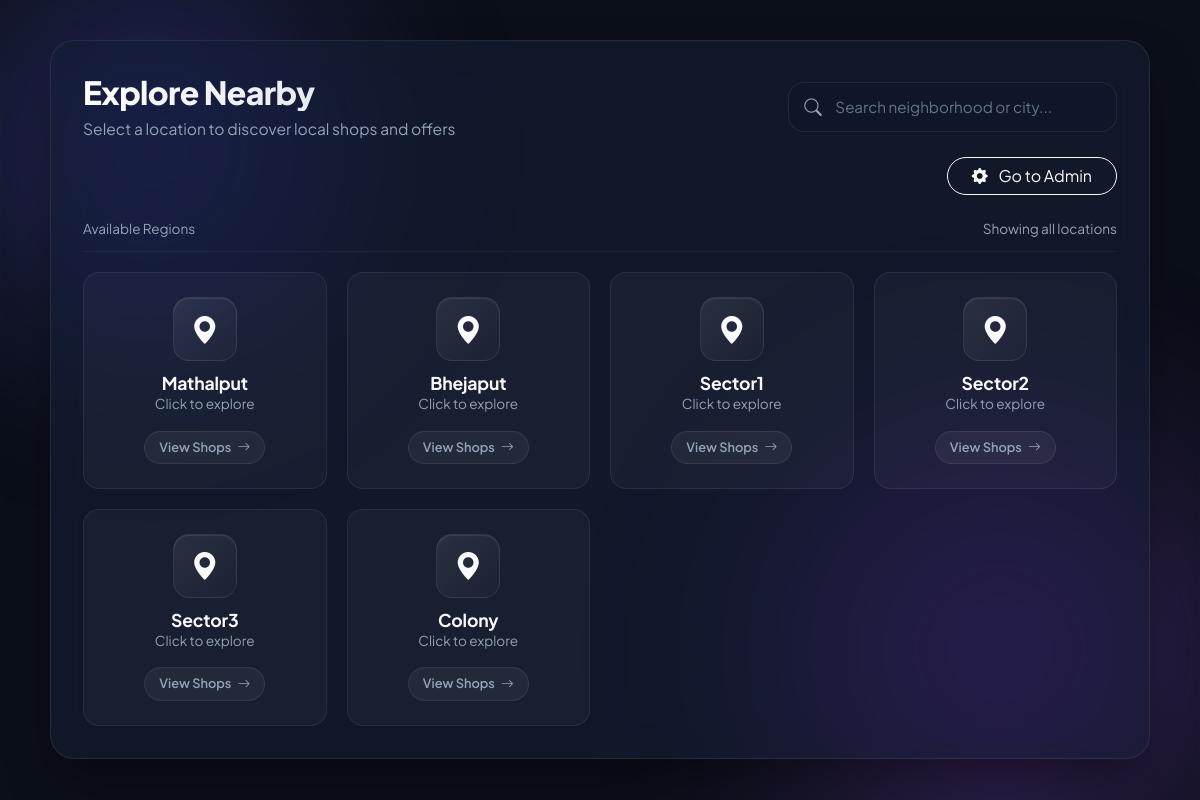
Before: / with the older database file.
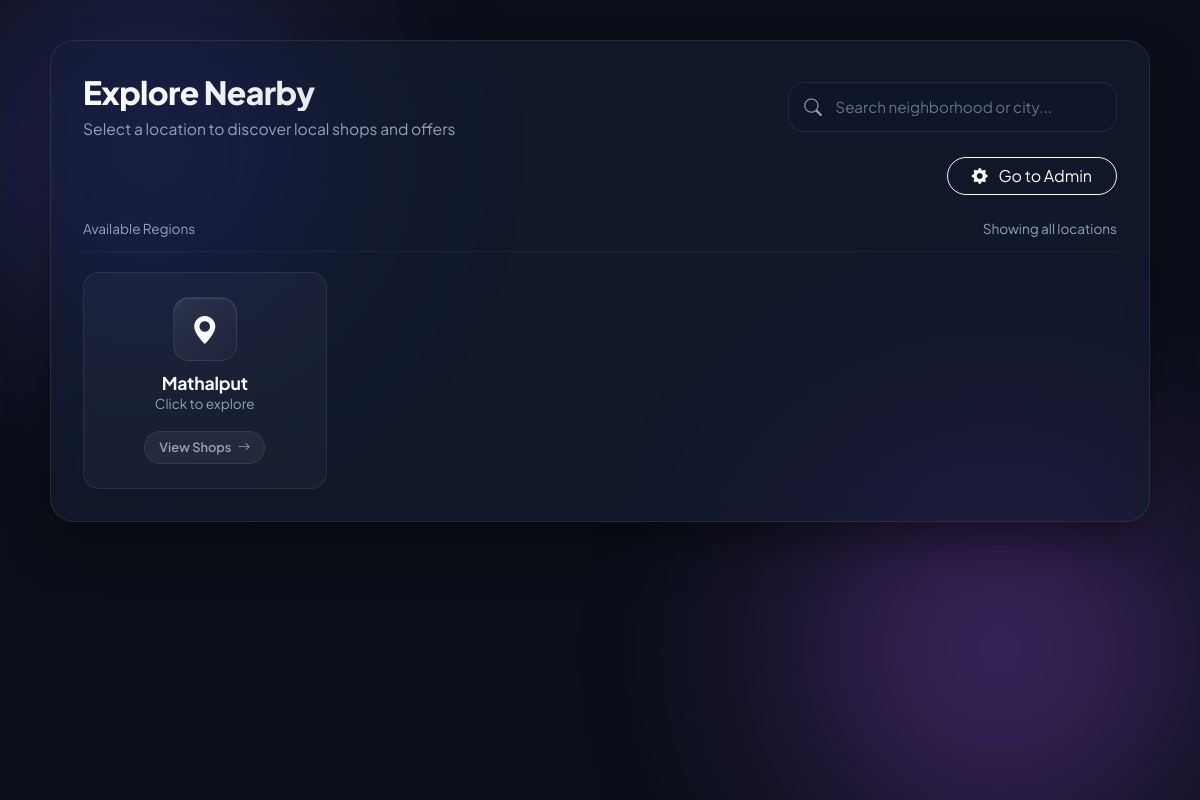
After: the same page with the newer database file.
### tables this page shows
CREATE TABLE locations (
                    id INTEGER PRIMARY KEY AUTOINCREMENT,
                    name TEXT NOT NULL);

### app.py (the view)
@app.route("/")
def index():
    conn = get_db_connection()
    c = conn.cursor()
    c.execute("SELECT * FROM locations")
    locations = c.fetchall()
    conn.close()
    return render_template(
        "locations.html",
        locations=locations
    )

### app.py (called while the page is built)
def get_db_connection():
    conn = sqlite3.connect(DB_NAME)
    conn.execute("PRAGMA foreign_keys = ON")
    return conn

### templates/locations.html (shortened to what this page needs)
<!DOCTYPE html>
<html lang="en">
<head>
  <link href="https://cdn.jsdelivr.net/npm/bootstrap@5.3.0/dist/css/bootstrap.min.css" rel="stylesheet">
  <link href="https://cdn.jsdelivr.net/npm/bootstrap-icons@1.11.1/font/bootstrap-icons.css" rel="stylesheet">
</head>
<body>
  <div class="ambient-background" aria-hidden="true">
    <div class="glow-blob glow-blob-1"></div>
    <div class="glow-blob glow-blob-2"></div>
  </div>
  <main class="container">
    <div class="glass-panel" role="region" aria-label="Select location panel">
      <div class="row gy-3 align-items-center justify-content-between">
        <div class="col-12 col-md-6 header-content">
          <h1>Explore Nearby</h1>
          <p>Select a location to discover local shops and offers</p>
        </div>
        <div class="col-12 col-md-5 col-lg-4">
          <div class="search-box">
            <input id="locationSearch" type="search" autocomplete="off" placeholder="Search neighborhood or city..." aria-label="Search locations" />
            <i class="bi bi-search search-icon"></i>
          </div>
        </div>
      </div>
      <div class="d-flex justify-content-end mt-3">
        <a href="/admin" class="btn btn-outline-light rounded-pill px-4">
          <i class="bi bi-gear-fill me-2"></i> Go to Admin
        </a>
      </div>
      <div class="status-bar">
        <span>Available Regions</span>
        <span id="resultsCount">Showing all locations</span>
      </div>
      <div id="locationsGrid" class="locations-grid" aria-live="polite">
        {% for loc in locations %}
        <a href="{{ url_for('location', loc_id=loc[0]) }}"
           class="location-card animate-fade-in"
           data-name="{{ loc[1]|lower }}"
           data-id="{{ loc[0] }}"
           data-title="{{ loc[1]|e }}"
           role="button"
           aria-label="Explore shops in {{ loc[1] }}"
           tabindex="0">
          <div class="icon-wrapper" aria-hidden="true">
            <i class="bi bi-geo-alt-fill text-indigo"></i>
          </div>
          <div>
            <h3 class="location-title">{{ loc[1] }}</h3>
            <p class="location-sub">Click to explore</p>
          </div>
          <div class="action-badge">
            View Shops <i class="bi bi-arrow-right"></i>
          </div>
        </a>
        {% endfor %}
      </div>
    </div>
  </main>
</body>
</html>

### templates/locations.html (style rules this page uses)
:root { --bg-base: #0b0f19; --bg-surface: rgba(22, 30, 46, 0.65); --card-bg: rgba(255, 255, 255, 0.03); --card-bg-hover: rgba(255, 255, 255, 0.07); --card-border: rgba(255, 255, 255, 0.08); --card-border-hover: rgba(99, 102, 241, 0.4); --accent-primary: #6366f1; --accent-glow: rgba(99, 102, 241, 0.25); --text-strong: #f8fafc; --text-muted: #94a3b8; --radius-lg: 24px; --radius-md: 16px; --transition-smooth: all 0.3s cubic-bezier(0.16, 1, 0.3, 1); }
* { box-sizing: border-box; }
html, body { min-height: 100vh; margin: 0; font-family: 'Plus Jakarta Sans', system-ui, -apple-system, sans-serif; background-color: var(--bg-base); color: var(--text-strong); -webkit-font-smoothing: antialiased; overflow-x: hidden; }
.ambient-background { position: fixed; inset: 0; pointer-events: none; z-index: 0; overflow: hidden; }
.glow-blob { position: absolute; border-radius: 50%; filter: blur(100px); opacity: 0.45; animation: pulseGlow 12s infinite alternate ease-in-out; }
.glow-blob-1 { width: 500px; height: 500px; top: -100px; left: -100px; background: radial-gradient(circle, #6366f1 0%, transparent 70%); }
.glow-blob-2 { width: 600px; height: 600px; bottom: -150px; right: -100px; background: radial-gradient(circle, #a855f7 0%, transparent 70%); animation-delay: -6s; }
main.container { position: relative; z-index: 1; padding: 40px 20px; max-width: 1140px; }
.glass-panel { background: var(--bg-surface); border-radius: var(--radius-lg); padding: 32px; border: 1px solid var(--card-border); backdrop-filter: blur(20px) saturate(180%); -webkit-backdrop-filter: blur(20px) saturate(180%); box-shadow: 0 25px 50px -12px rgba(0, 0, 0, 0.5); }
.header-content h1 { font-weight: 800; font-size: 2rem; letter-spacing: -0.02em; margin-bottom: 6px; background: linear-gradient(135deg, #ffffff 0%, #cbd5e1 100%); -webkit-background-clip: text; -webkit-text-fill-color: transparent; }
.header-content p { color: var(--text-muted); font-size: 0.975rem; margin: 0; }
.search-box { position: relative; width: 100%; }
.search-box .search-icon { position: absolute; left: 16px; top: 50%; transform: translateY(-50%); color: var(--text-muted); font-size: 1.1rem; pointer-events: none; transition: var(--transition-smooth); }
.search-box input { width: 100%; padding: 13px 44px 13px 46px; border-radius: var(--radius-md); border: 1px solid var(--card-border); background: rgba(15, 23, 42, 0.6); color: var(--text-strong); font-size: 0.95rem; outline: none; transition: var(--transition-smooth); }
.search-box input::placeholder { color: #64748b; }
.status-bar { display: flex; justify-content: space-between; align-items: center; margin-top: 24px; padding-bottom: 12px; border-bottom: 1px solid rgba(255, 255, 255, 0.05); font-size: 0.85rem; color: var(--text-muted); }
.locations-grid { display: grid; grid-template-columns: repeat(auto-fill, minmax(240px, 1fr)); gap: 20px; margin-top: 20px; }
.location-card { position: relative; background: var(--card-bg); border-radius: var(--radius-md); padding: 24px 20px; text-align: center; border: 1px solid var(--card-border); text-decoration: none; color: var(--text-strong); display: flex; flex-direction: column; align-items: center; gap: 12px; transition: var(--transition-smooth); overflow: hidden; cursor: pointer; }
.location-card::before { content: ""; position: absolute; inset: 0; background: radial-gradient(circle at top, rgba(99, 102, 241, 0.15), transparent 70%); opacity: 0; transition: var(--transition-smooth); }
.icon-wrapper { position: relative; width: 64px; height: 64px; border-radius: 16px; background: linear-gradient(135deg, rgba(255, 255, 255, 0.08), rgba(255, 255, 255, 0.02)); border: 1px solid rgba(255, 255, 255, 0.08); display: grid; place-items: center; font-size: 1.75rem; transition: var(--transition-smooth); box-shadow: inset 0 1px 1px rgba(255, 255, 255, 0.1); }
.location-title { font-weight: 700; font-size: 1.1rem; margin: 0; letter-spacing: -0.01em; color: var(--text-strong); }
.location-sub { font-size: 0.85rem; color: var(--text-muted); margin: 0; }
.action-badge { margin-top: 4px; font-size: 0.8rem; font-weight: 600; padding: 6px 14px; border-radius: 99px; background: rgba(255, 255, 255, 0.05); border: 1px solid rgba(255, 255, 255, 0.08); color: var(--text-muted); display: inline-flex; align-items: center; gap: 6px; transition: var(--transition-smooth); }
.action-badge i { transition: transform 0.2s ease; }
.animate-fade-in { animation: fadeIn 0.4s ease forwards; }

Changed rows visible on the page:
removed locations: name "Bhejaput"
removed locations: name "Sector1"
removed locations: name "Sector2"
removed locations: name "Sector3"
removed locations: name "Colony"
